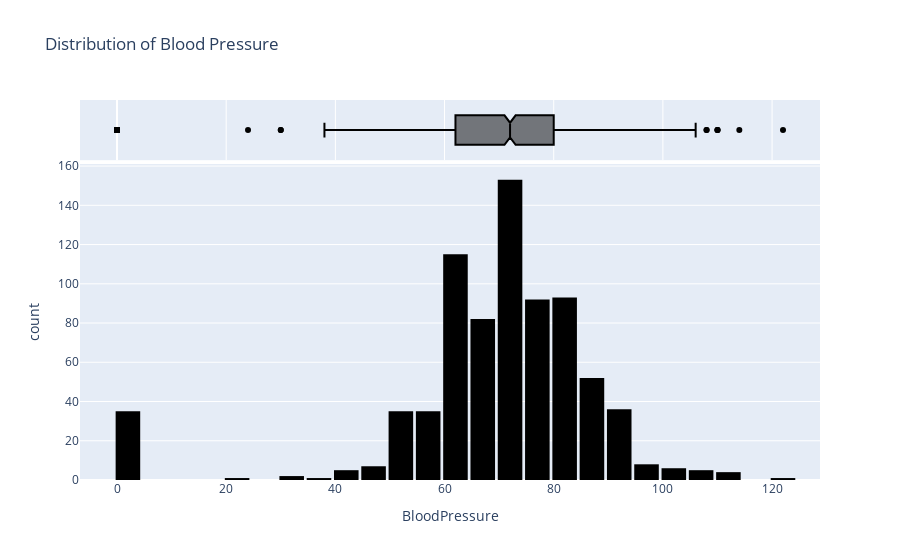

The notebook cell this image was saved under:
### Markdown cell above
Blood Pressure is also almost normally distributed  \
Almost Symmetric Distribution

### Code cell
fig = px.histogram(diabetes_df, 
                   x='BloodPressure', 
                   marginal='box', 
                   color_discrete_sequence=['black'], 
                   title='Distribution of Blood Pressure')
fig.update_layout(bargap=0.1)
fig.show()

### Figure 1 — Plotly figure (JSON) as saved in the notebook; plotly's stock layout.template omitted (floating-point values rounded to 4 significant figures; data arrays with more than 128 entries replaced by an {"elided": "..."} marker saying what was removed)
{"data": [{"alignmentgroup": "True", "bingroup": "x", "hovertemplate": "BloodPressure=%{x}<br>count=%{y}<extra></extra>", "legendgroup": "", "marker": {"color": "black", "pattern": {"shape": ""}}, "name": "", "offsetgroup": "", "orientation": "v", "showlegend": false, "type": "histogram", "x": {"elided": "768 int values"}, "xaxis": "x", "yaxis": "y"}, {"alignmentgroup": "True", "hovertemplate": "BloodPressure=%{x}<extra></extra>", "legendgroup": "", "marker": {"color": "black"}, "name": "", "notched": true, "offsetgroup": "", "showlegend": false, "type": "box", "x": {"elided": "768 int values"}, "xaxis": "x2", "yaxis": "y2"}], "layout": {"bargap": 0.1, "barmode": "relative", "legend": {"tracegroupgap": 0}, "title": {"text": "Distribution of Blood Pressure"}, "xaxis": {"anchor": "y", "domain": [0, 1], "title": {"text": "BloodPressure"}}, "xaxis2": {"anchor": "y2", "domain": [0, 1], "matches": "x", "showgrid": true, "showticklabels": false}, "yaxis": {"anchor": "x", "domain": [0, 0.8316], "title": {"text": "count"}}, "yaxis2": {"anchor": "x2", "domain": [0.8416, 1], "matches": "y2", "showgrid": false, "showline": false, "showticklabels": false, "ticks": ""}}}
